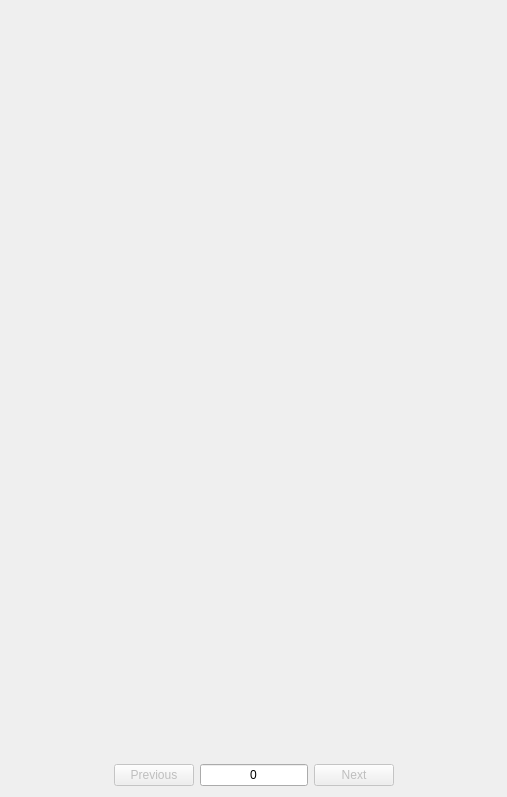
<?xml version="1.0" encoding="UTF-8"?>
<ui version="4.0">
 <class>hint</class>
 <widget class="QDialog" name="hint">
  <property name="geometry">
   <rect>
    <x>0</x>
    <y>0</y>
    <width>507</width>
    <height>797</height>
   </rect>
  </property>
  <property name="windowTitle">
   <string>Dialog</string>
  </property>
  <layout class="QVBoxLayout" name="verticalLayout" stretch="5,1">
   <item>
    <widget class="QWidget" name="widget" native="true">
     <property name="sizePolicy">
      <sizepolicy hsizetype="Preferred" vsizetype="Preferred">
       <horstretch>0</horstretch>
       <verstretch>0</verstretch>
      </sizepolicy>
     </property>
     <property name="minimumSize">
      <size>
       <width>400</width>
       <height>0</height>
      </size>
     </property>
    </widget>
   </item>
   <item>
    <layout class="QHBoxLayout" name="horizontalLayout">
     <item>
      <spacer name="horizontalSpacer">
       <property name="orientation">
        <enum>Qt::Orientation::Horizontal</enum>
       </property>
       <property name="sizeHint" stdset="0">
        <size>
         <width>40</width>
         <height>20</height>
        </size>
       </property>
      </spacer>
     </item>
     <item>
      <widget class="QPushButton" name="prevPB">
       <property name="enabled">
        <bool>false</bool>
       </property>
       <property name="text">
        <string>Previous</string>
       </property>
      </widget>
     </item>
     <item>
      <widget class="QLineEdit" name="lineEdit">
       <property name="text">
        <string>0</string>
       </property>
       <property name="alignment">
        <set>Qt::AlignmentFlag::AlignCenter</set>
       </property>
       <property name="readOnly">
        <bool>true</bool>
       </property>
      </widget>
     </item>
     <item>
      <widget class="QPushButton" name="nextPB">
       <property name="enabled">
        <bool>false</bool>
       </property>
       <property name="text">
        <string>Next</string>
       </property>
      </widget>
     </item>
     <item>
      <spacer name="horizontalSpacer_2">
       <property name="orientation">
        <enum>Qt::Orientation::Horizontal</enum>
       </property>
       <property name="sizeHint" stdset="0">
        <size>
         <width>40</width>
         <height>20</height>
        </size>
       </property>
      </spacer>
     </item>
    </layout>
   </item>
  </layout>
 </widget>
 <resources/>
 <connections/>
</ui>
